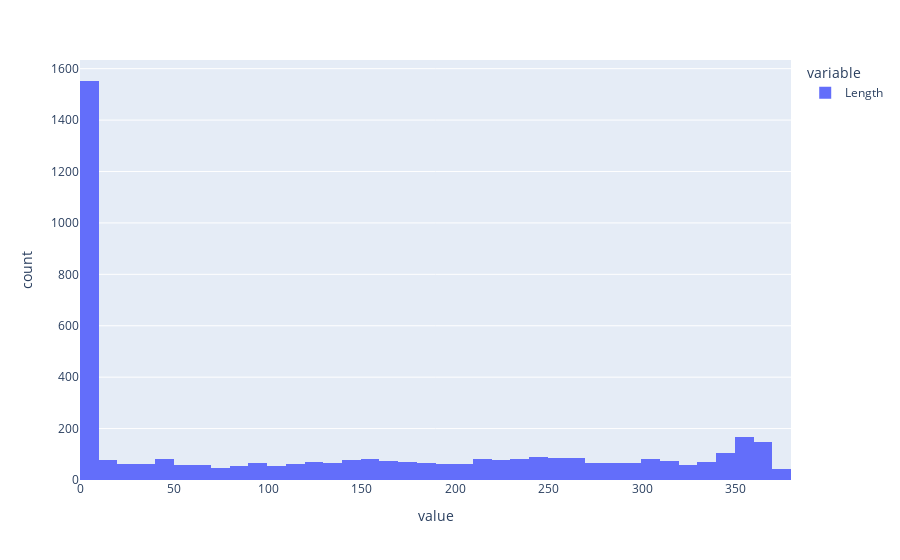
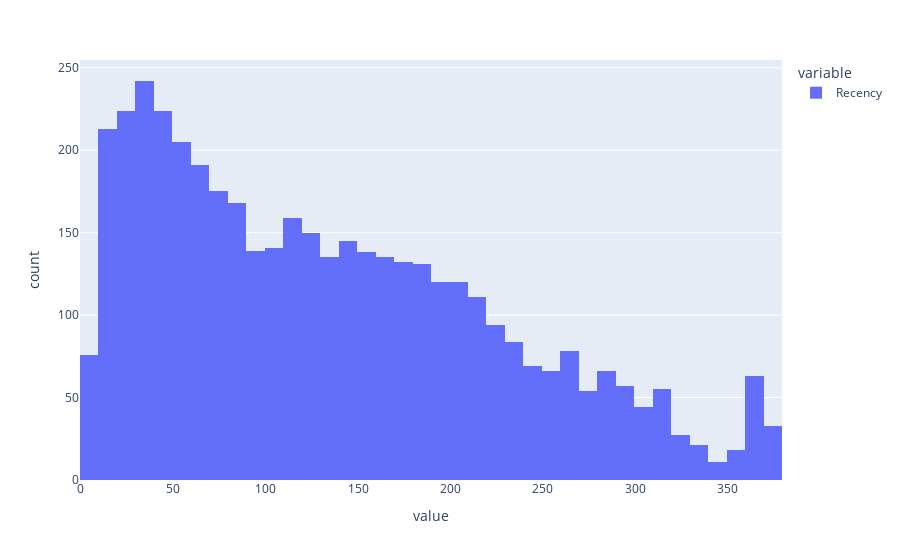
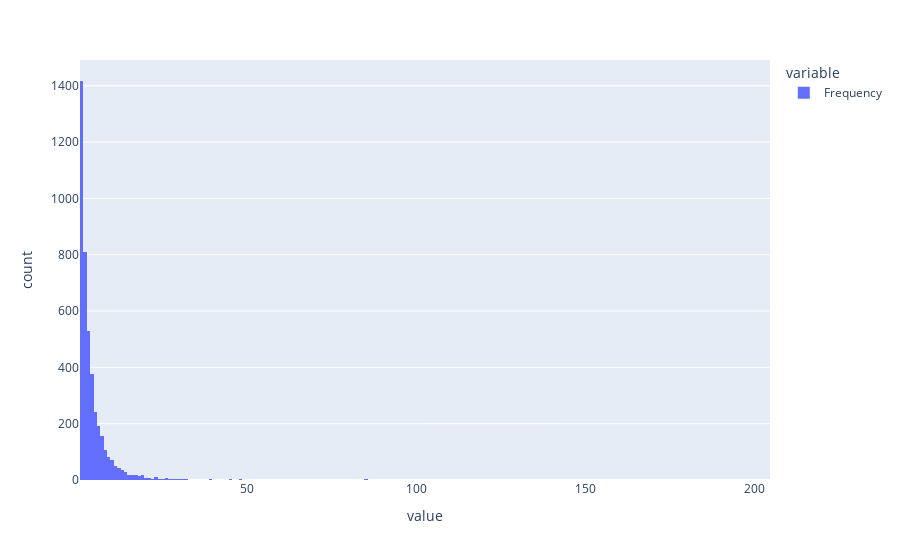
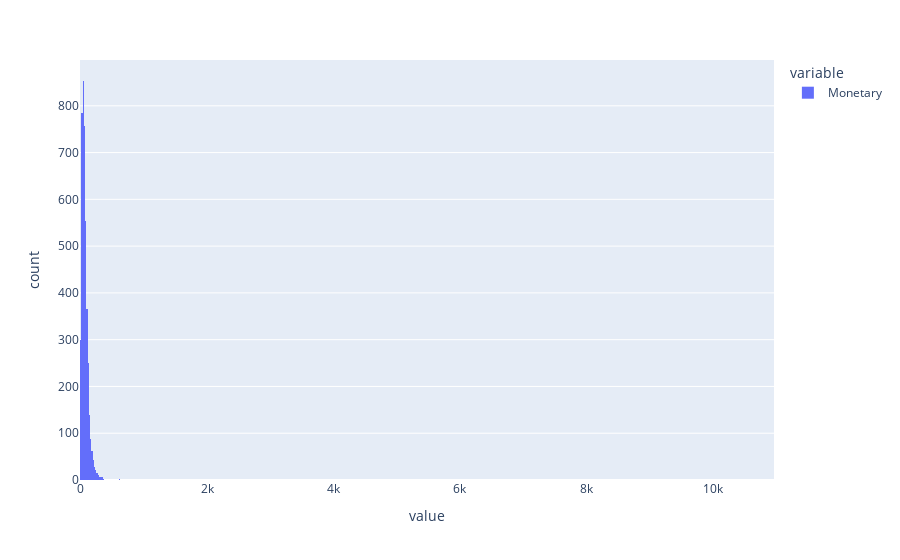

The notebook cell these images were saved under, in order:
### Markdown cell above
**Visualización**

### Code cell
fig1 = px.histogram(
    df_LRMPF['Length']
)
fig2 = px.histogram(
    df_LRMPF['Recency']
)
fig3 = px.histogram(
    df_LRMPF['Frequency']
)
fig4 = px.histogram(
    df_LRMPF['Monetary']
)
fig5 = px.histogram(
    df_LRMPF['Periodicity']
)

fig1.show()
fig2.show()
fig3.show()
fig4.show()
fig5.show()

### Figure 1 — Plotly figure (JSON) as saved in the notebook; plotly's stock layout.template omitted (floating-point values rounded to 4 significant figures; data arrays with more than 128 entries replaced by an {"elided": "..."} marker saying what was removed)
{"data": [{"alignmentgroup": "True", "bingroup": "x", "hovertemplate": "variable=Length<br>value=%{x}<br>count=%{y}<extra></extra>", "legendgroup": "Length", "marker": {"color": "#636efa", "pattern": {"shape": ""}}, "name": "Length", "offsetgroup": "Length", "orientation": "v", "showlegend": true, "type": "histogram", "x": {"elided": "4314 int values"}, "xaxis": "x", "yaxis": "y"}], "layout": {"barmode": "relative", "legend": {"title": {"text": "variable"}, "tracegroupgap": 0}, "margin": {"t": 60}, "xaxis": {"anchor": "y", "domain": [0, 1], "title": {"text": "value"}}, "yaxis": {"anchor": "x", "domain": [0, 1], "title": {"text": "count"}}}}

### Figure 2 — Plotly figure (JSON) as saved in the notebook; plotly's stock layout.template omitted (floating-point values rounded to 4 significant figures; data arrays with more than 128 entries replaced by an {"elided": "..."} marker saying what was removed)
{"data": [{"alignmentgroup": "True", "bingroup": "x", "hovertemplate": "variable=Recency<br>value=%{x}<br>count=%{y}<extra></extra>", "legendgroup": "Recency", "marker": {"color": "#636efa", "pattern": {"shape": ""}}, "name": "Recency", "offsetgroup": "Recency", "orientation": "v", "showlegend": true, "type": "histogram", "x": {"elided": "4314 int values"}, "xaxis": "x", "yaxis": "y"}], "layout": {"barmode": "relative", "legend": {"title": {"text": "variable"}, "tracegroupgap": 0}, "margin": {"t": 60}, "xaxis": {"anchor": "y", "domain": [0, 1], "title": {"text": "value"}}, "yaxis": {"anchor": "x", "domain": [0, 1], "title": {"text": "count"}}}}

### Figure 3 — Plotly figure (JSON) as saved in the notebook; plotly's stock layout.template omitted (floating-point values rounded to 4 significant figures; data arrays with more than 128 entries replaced by an {"elided": "..."} marker saying what was removed)
{"data": [{"alignmentgroup": "True", "bingroup": "x", "hovertemplate": "variable=Frequency<br>value=%{x}<br>count=%{y}<extra></extra>", "legendgroup": "Frequency", "marker": {"color": "#636efa", "pattern": {"shape": ""}}, "name": "Frequency", "offsetgroup": "Frequency", "orientation": "v", "showlegend": true, "type": "histogram", "x": {"elided": "4314 int values"}, "xaxis": "x", "yaxis": "y"}], "layout": {"barmode": "relative", "legend": {"title": {"text": "variable"}, "tracegroupgap": 0}, "margin": {"t": 60}, "xaxis": {"anchor": "y", "domain": [0, 1], "title": {"text": "value"}}, "yaxis": {"anchor": "x", "domain": [0, 1], "title": {"text": "count"}}}}

### Figure 4 — Plotly figure (JSON) as saved in the notebook; plotly's stock layout.template omitted (floating-point values rounded to 4 significant figures; data arrays with more than 128 entries replaced by an {"elided": "..."} marker saying what was removed)
{"data": [{"alignmentgroup": "True", "bingroup": "x", "hovertemplate": "variable=Monetary<br>value=%{x}<br>count=%{y}<extra></extra>", "legendgroup": "Monetary", "marker": {"color": "#636efa", "pattern": {"shape": ""}}, "name": "Monetary", "offsetgroup": "Monetary", "orientation": "v", "showlegend": true, "type": "histogram", "x": {"elided": "4314 float values"}, "xaxis": "x", "yaxis": "y"}], "layout": {"barmode": "relative", "legend": {"title": {"text": "variable"}, "tracegroupgap": 0}, "margin": {"t": 60}, "xaxis": {"anchor": "y", "domain": [0, 1], "title": {"text": "value"}}, "yaxis": {"anchor": "x", "domain": [0, 1], "title": {"text": "count"}}}}
